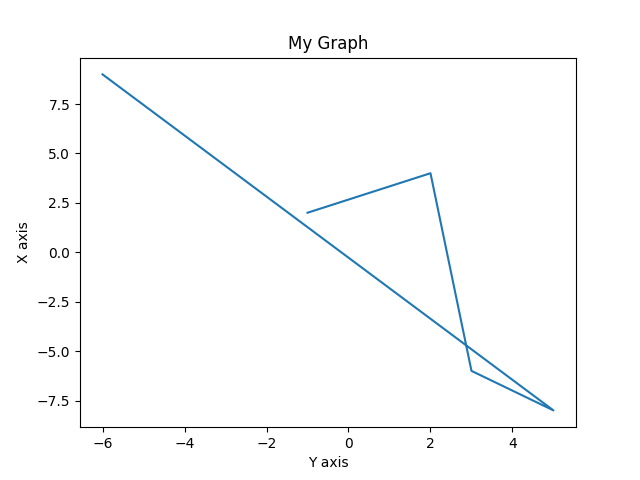

Here is the Python script that generated this plot:
import matplotlib.pyplot as pli
x=[-1,2,3,5,-6]
y=[2,4,-6,-8,9]
pli.plot(x,y)
pli.xlabel("Y axis")
pli.ylabel("X axis")
pli.title("My Graph")
pli.show()
